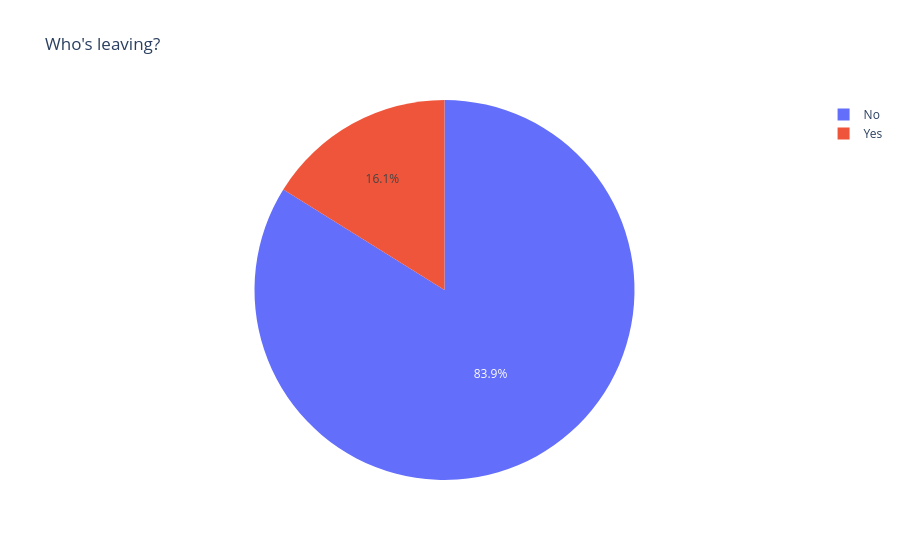

Notebook source saved alongside this figure:
### Code cell
fig = px.pie(df, names="attrition", title="Who's leaving?")
fig.show()

### Figure 1 — Plotly figure (JSON) as saved in the notebook; plotly's stock layout.template omitted (floating-point values rounded to 4 significant figures; data arrays with more than 128 entries replaced by an {"elided": "..."} marker saying what was removed)
{"data": [{"domain": {"x": [0, 1], "y": [0, 1]}, "hovertemplate": "attrition=%{label}<extra></extra>", "labels": {"elided": "1470 str values"}, "legendgroup": "", "name": "", "showlegend": true, "type": "pie"}], "layout": {"legend": {"tracegroupgap": 0}, "title": {"text": "Who's leaving?"}}}
